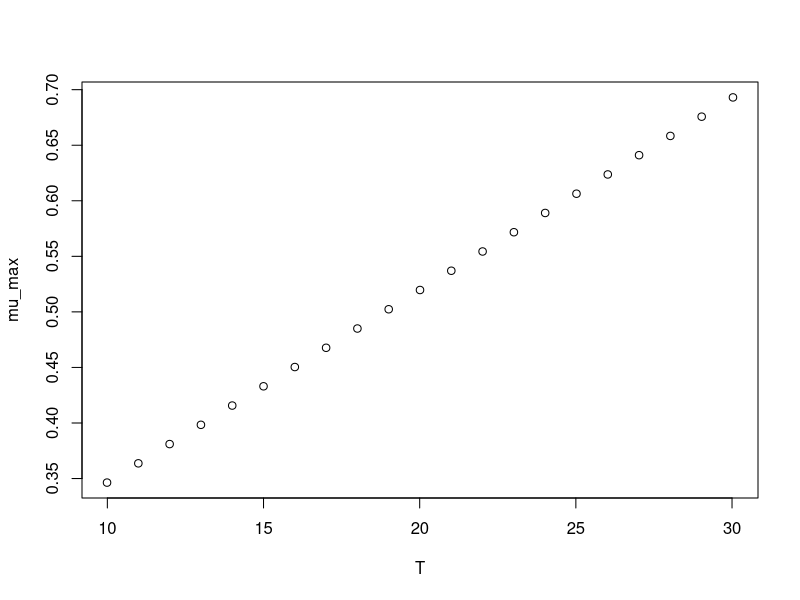

Recreate this plot in R.
#############################
# start of Parameter script
#############################
T <- seq(9.99000999000999,30.03,length.out=21)
#############################
# end of Parameter script
#############################
############################# 
# start of Model script Gropin ID 1137 
#############################
 
# constant coefficients for this model
 
variables <- data.frame(T)
argumentsPar <- expand.grid(variables)
 
# heart of the model
response_surface <- function(T) {
   mumax <-0.0173*(T+10.03)

return(mumax=mumax)
} 

# output parameters
mumax <- cbind(argumentsPar,response_surface(argumentsPar['T']))
colnames(mumax) <- c(colnames(argumentsPar),'mumax')
#############################
# End of Model script
#############################
############################# 
# start of Visualisation script Gropin ID 1137 
#############################
plot(T,mumax$mumax,
                          xlab='T',
                          ylab='mu_max')
#############################
# End of Visualisation script
#############################
